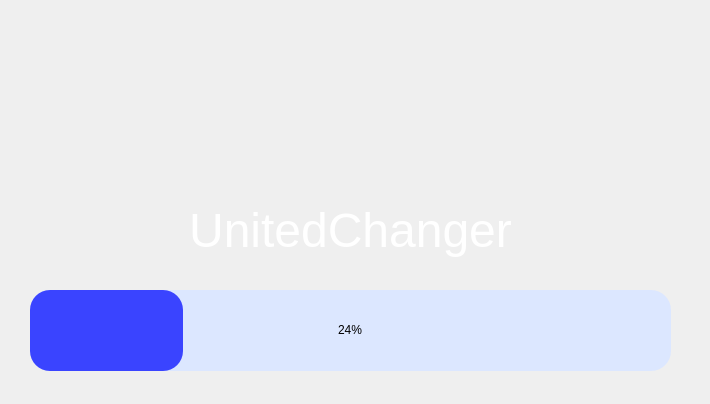
<?xml version="1.0" encoding="UTF-8"?>
<ui version="4.0">
 <class>ProgressBarWindow</class>
 <widget class="QSplashScreen" name="ProgressBarWindow">
  <property name="geometry">
   <rect>
    <x>0</x>
    <y>0</y>
    <width>710</width>
    <height>404</height>
   </rect>
  </property>
  <property name="minimumSize">
   <size>
    <width>710</width>
    <height>404</height>
   </size>
  </property>
  <property name="maximumSize">
   <size>
    <width>710</width>
    <height>404</height>
   </size>
  </property>
  <property name="windowTitle">
   <string>Dialog</string>
  </property>
  <widget class="QProgressBar" name="progressBar">
   <property name="geometry">
    <rect>
     <x>30</x>
     <y>290</y>
     <width>641</width>
     <height>81</height>
    </rect>
   </property>
   <property name="styleSheet">
    <string notr="true">QProgressBar {
	border-radius: 20px;
	background-color: rgb(220, 231, 255);
	text-align: center;
	color:rgb(0, 0, 0);
}

QProgressBar::chunk {
	border-radius: 20px;
	background-color:rgb(58, 68, 255)
}
</string>
   </property>
   <property name="value">
    <number>24</number>
   </property>
  </widget>
  <widget class="QLabel" name="labelLogo">
   <property name="geometry">
    <rect>
     <x>150</x>
     <y>50</y>
     <width>401</width>
     <height>121</height>
    </rect>
   </property>
   <property name="text">
    <string>&lt;html&gt;&lt;head/&gt;&lt;body&gt;&lt;p align=&quot;center&quot;&gt;&lt;br/&gt;&lt;/p&gt;&lt;/body&gt;&lt;/html&gt;</string>
   </property>
  </widget>
  <widget class="QLabel" name="labelTitle">
   <property name="geometry">
    <rect>
     <x>30</x>
     <y>190</y>
     <width>641</width>
     <height>81</height>
    </rect>
   </property>
   <property name="styleSheet">
    <string notr="true">color: white;
font: 63 8pt &quot;Yu Gothic UI Semibold&quot;;</string>
   </property>
   <property name="text">
    <string>&lt;html&gt;&lt;head/&gt;&lt;body&gt;&lt;p align=&quot;center&quot;&gt;&lt;span style=&quot; font-size:36pt;&quot;&gt;UnitedChanger&lt;/span&gt;&lt;/p&gt;&lt;/body&gt;&lt;/html&gt;</string>
   </property>
  </widget>
 </widget>
 <customwidgets>
  <customwidget>
   <class>QSplashScreen</class>
   <extends>QWidget</extends>
   <header>qsplashscreen.h</header>
   <container>1</container>
  </customwidget>
 </customwidgets>
 <resources/>
 <connections/>
</ui>
